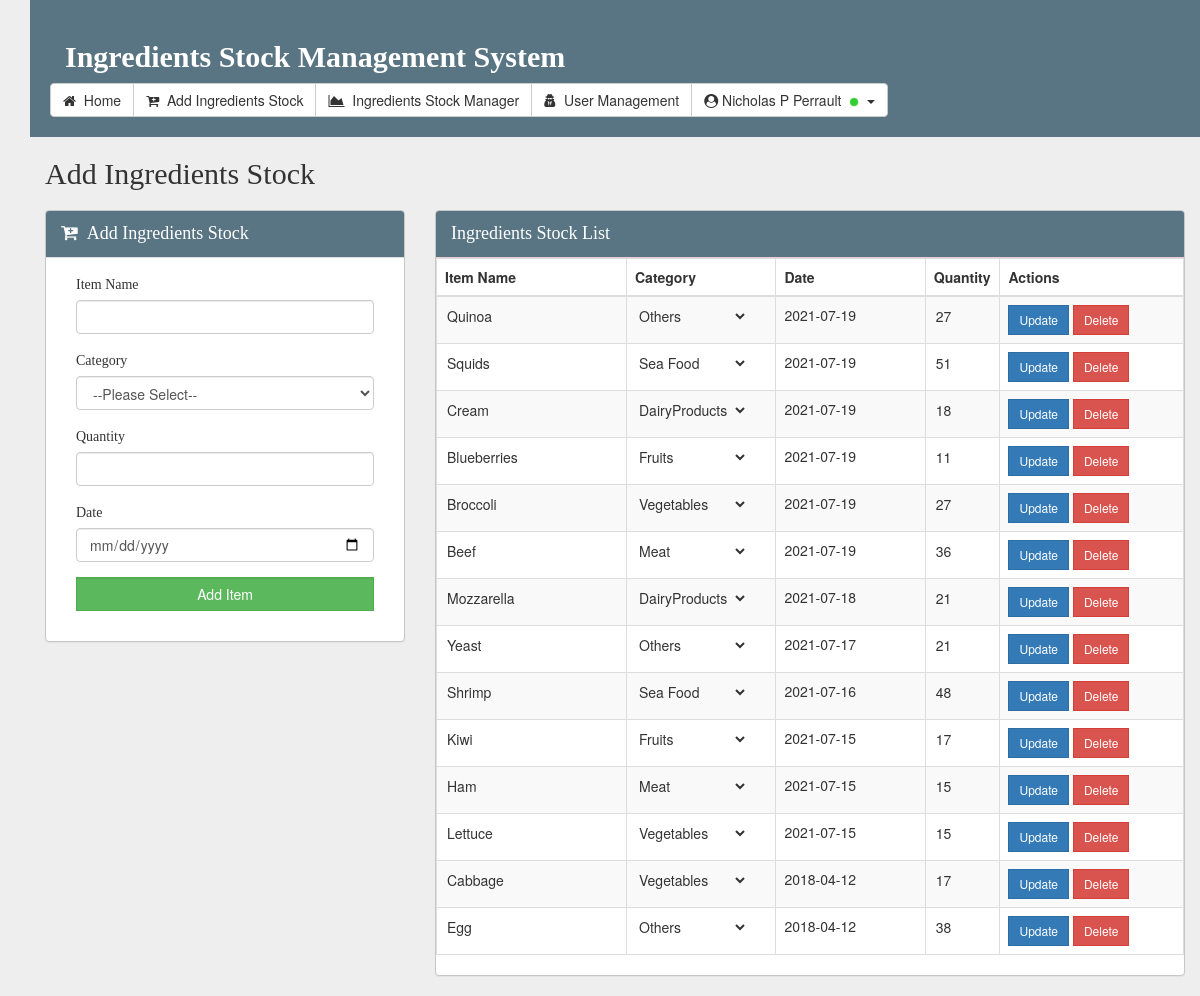
Page /add_stock.php (signed in) on the committed database.
### tables this page shows
CREATE TABLE `stock_ingredients` (
  `Id` int(11) NOT NULL,
  `ItemName` varchar(255) NOT NULL,
  `Category` varchar(255) NOT NULL,
  `Quantity` int(11) NOT NULL,
  `Date` date NOT NULL
);

### add_stock.php (the view, shortened to what this page needs)
<!DOCTYPE html>
<html lang="en" dir="ltr">
  <head>
    <link rel="stylesheet" href="vendor/bootstrap/css/bootstrap.min.css">
    <link rel="stylesheet" href="css/style.css">
    <link rel="stylesheet" href="vendor/font-awesome/css/font-awesome.min.css">
  </head>
  <body>
    <?php include_once 'header.php'; ?>
    <div class="container">
      <div class="container-fluid">
        <h3>Add  Ingredients Stock</h3>
      </div>
      <div class="container">
        <div class="row">
          <div class="col-sm-4">
            <div class="panel panel-default">
              <div class="panel-heading"><span class="fa fa-cart-plus"></span>&nbsp;&nbsp;Add  Ingredients Stock</div>
              <div class="panel-body">
                <form class="form" action="add_stock.php" method="post">
                  <div class="col-sm-12">
                    <div class="form-group">
                      <label for="item_name">Item Name</label>
                      <input class="form-control" type="text" name="item_name" id="item_name" required>
                    </div>
                    <div class="form-group">
                      <label for="category">Category</label>
                      <select class="form-control" id="category" name="category" required>
                        <option value="">--Please Select--</option>
                      </select>
                    </div>
                    <div class="form-group">
                      <label for="quantity">Quantity</label>
                      <input class="form-control" type="number" min="1" name="quantity" id="quantity" required>
                    </div>
                    <div class="form-group">
                      <label for="date">Date</label>
                      <input class="form-control" type="date" min="1" name="date" id="date" required>
                    </div>
                    <div class="form-group">
                      <input class="form-control btn btn-success" style="border-radius:0%;" type="submit" name="add_item" id="add_item" value="Add Item">
                    </div>
                    </div>
                </form>
              </div>
          </div>
          </div>
          <div class="col-sm-8">
            <div class="panel panel-danger" id="panel_table">
              <div class="panel-heading">Ingredients Stock List</div>
              <div class="panel-body">
                <div class="table-responsive">
                  <table class="table table-striped table-hover table-bordered">
                    <thead>
                      <tr>
                        <th width="10%">Item Name</th>
                        <th width="20%">Category</th>
                        <th width="20%">Date</th>
                        <th width="10%">Quantity</th>
                        <th >Actions</th>
                      </tr>
                    </thead>
                    <tbody>
                      <?php
                        $posts_display = $mysqli->query("SELECT * FROM stock_ingredients ORDER BY Id DESC");
                        while($posting = $posts_display->fetch_assoc()){
                          echo '
                            <form class="form" action="add_stock.php" method="post">
                            <tr>
                              <td><input type="text" value='. $posting['ItemName'] .' id="readonly" name="display_item_name" readonly></td>
                              <td>
                                <select id="readonly" name="display_item_category">
                                  <option>'. $posting['Category'] .'</option>
                                </select>
                              </td>
                              <td>'. $posting['Date'] .'</td>
                              <td ><input type="number" style="width: 4em" min="1" value='. $posting['Quantity'] .' id="readonly" name="display_item_quantity"></td>
                              <td>
                                  <button class="btn btn-primary btn-sm" style="border-radius:0%;" type="submit" name="update">Update</button>
                                  <a href="deleteItem.php?id='.$posting['Id'].'"><button class="btn btn-danger btn-sm" style="border-radius:0%;" type="button" data-target="#delete">Delete</button></a>
                              </td>
                            </tr>
                            </form>
                            ';
                        }
                       ?>
                    </tbody>
                  </table>
                </div>
              </div>
            </div>
          </div>
        </div>
    </div>
  </body>
</html>

### header.php (shortened to what this page needs)
<?php
  if($_SESSION['logged_in'] != 1){
      header('location:index.php');
  }
  else{
    $getfullname = $_SESSION['get_fullname'];
  }
?>
<div class="container">
  <div class="container" id="title_container">
    <div class="container-fluid">
      <h1 class="brand">Ingredients Stock Management System</h1>
    </div>
    <?php if($_SESSION['get_position'] != 'USER') {?>
    <div class="btn-group">
      <a class="btn btn-default" href="home.php"><span class="fa fa-home"></span>&nbsp;&nbsp;Home</a>
      <a class="btn btn-default" href="add_stock.php"><span class="fa fa-cart-plus"></span>&nbsp;&nbsp;Add Ingredients Stock</a>
      <a class="btn btn-default" href="stock_manager.php"><span class="fa fa-area-chart"></span>&nbsp;&nbsp;Ingredients Stock Manager</a>
      <a class="btn btn-default" href="account_registration.php"><span class="fa fa-user-secret"></span>&nbsp;&nbsp;User Management</a>
      <div class="btn-group">
        <button type="button" class="btn btn-default dropdown-toggle" data-toggle="dropdown"> <span class="fa fa-user-circle"></span>
        <?php echo $getfullname; ?>&nbsp;&nbsp;<img src="images/online.png" width="10">&nbsp;&nbsp;<span class="caret"></span></button>
      </div>
    </div>
    <?php }?>
  </div>
</div>

### css/style.css (style rules this page uses)
body { background: #eee; }
#title_container { background: #597482; padding: 20px; }
#title_container .container-fluid .brand { font-family: "Corbel"; font-size: 30px; font-weight: bolder; color: #fff; }
.panel { border: 1px solid #c7c7c7; }
.panel .panel-heading { background: #597482; font-family: "Corbel"; font-size: 18px; font-weight: lighter; color: #fff; }
label { font-family: "Corbel"; font-size: 14px; font-weight: lighter; }
h3 { font-family: "Corbel"; font-size: 30px; font-weight: lighter; color: #333; }
#panel_table .panel-body { padding: 0px; }
#readonly { border: none; background: none; }
h1, h2, h3, h4, h5, p { cursor: default; }
.btn, select { cursor: pointer; }
h3 { color: #333; margin-bottom: 20px; }

### rows in the picture
stock_ingredients: display_item_name "Quinoa", display_item_category "Others", Date "2021-07-19", display_item_quantity "27"
stock_ingredients: display_item_name "Squids", display_item_category "Sea Food", Date "2021-07-19", display_item_quantity "51"
stock_ingredients: display_item_name "Cream", display_item_category "DairyProducts", Date "2021-07-19", display_item_quantity "18"
stock_ingredients: display_item_name "Blueberries", display_item_category "Fruits", Date "2021-07-19", display_item_quantity "11"
stock_ingredients: display_item_name "Broccoli", display_item_category "Vegetables", Date "2021-07-19", display_item_quantity "27"
stock_ingredients: display_item_name "Beef", display_item_category "Meat", Date "2021-07-19", display_item_quantity "36"
stock_ingredients: display_item_name "Mozzarella", display_item_category "DairyProducts", Date "2021-07-18", display_item_quantity "21"
stock_ingredients: display_item_name "Yeast", display_item_category "Others", Date "2021-07-17", display_item_quantity "21"
stock_ingredients: display_item_name "Shrimp", display_item_category "Sea Food", Date "2021-07-16", display_item_quantity "48"
stock_ingredients: display_item_name "Kiwi", display_item_category "Fruits", Date "2021-07-15", display_item_quantity "17"
stock_ingredients: display_item_name "Ham", display_item_category "Meat", Date "2021-07-15", display_item_quantity "15"
stock_ingredients: display_item_name "Lettuce", display_item_category "Vegetables", Date "2021-07-15", display_item_quantity "15"
stock_ingredients: display_item_name "Cabbage", display_item_category "Vegetables", Date "2018-04-12", display_item_quantity "17"
stock_ingredients: display_item_name "Egg", display_item_category "Others", Date "2018-04-12", display_item_quantity "38"

### other values in the picture
$getfullname "Nicholas P Perrault"
